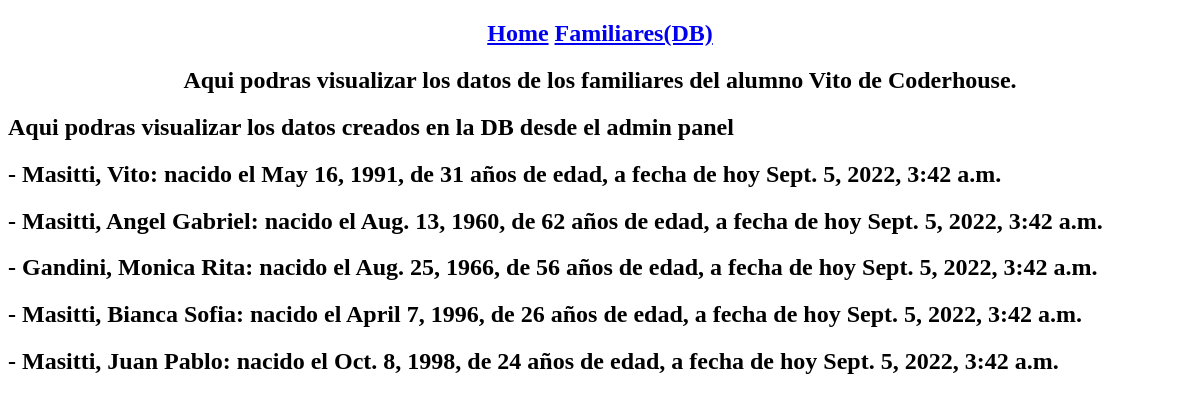
The page /familiares/familiares/ on the database as committed earlier.
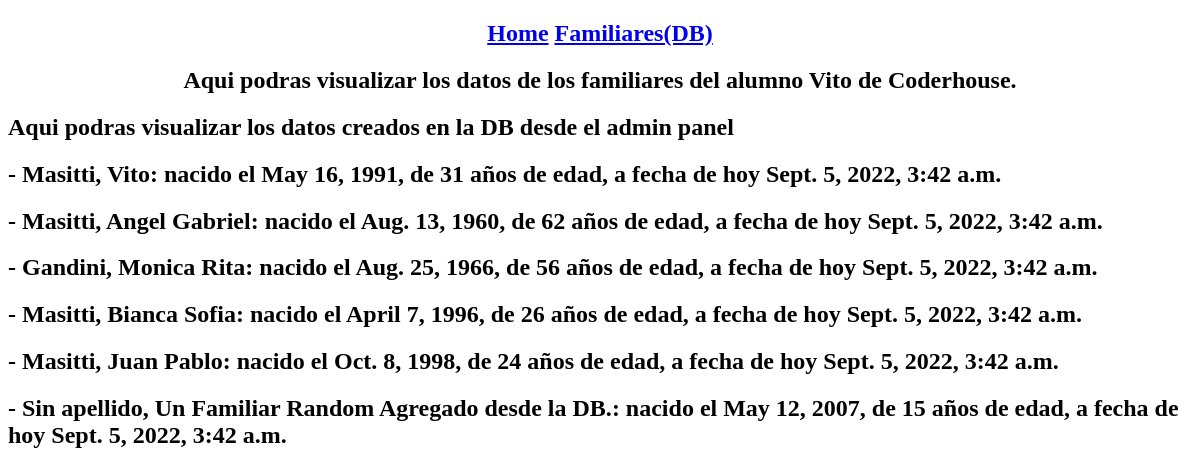
The same page on the database as committed later.
### familiares/models.py (models this page shows, shortened)
class Familiares(models.Model):
    name = models.CharField(max_length=40)
    last_name = models.CharField(max_length=40)
    age = models.IntegerField()
    birth = models.DateField()
    date = models.DateTimeField(auto_now_add=True)

### familiares/views.py (the view)
# urls.py: path('familiares/', views.traer_registros, name='familiares'),
def traer_registros(request):
    familiares=Familiares.objects.all()[:10]# llama 10 familiares
    return  render(request, 'familiares.html', {'fami':familiares})

### templates/familiares.html (shortened to what this page needs)
{% extends 'base.html' %}
    {% block content %}
        <h2>Aqui podras visualizar los datos creados en la DB desde el admin panel</h2>
        {% for i in fami %}
            <h2>- {{i.last_name}}, {{i.name}}: nacido el {{i.birth}}, de {{i.age}} años de edad, a fecha de hoy {{i.date.today}}</h2>
        {% endfor %}
    {% endblock %}

Rows that differ between the two databases and show on the page:
added Familiares: last_name "Sin apellido", name "Un Familiar Random Agregado desde la DB.", birth "May 12, 2007", age "15", date.today "Sept. 5, 2022, 3:42 a.m."
